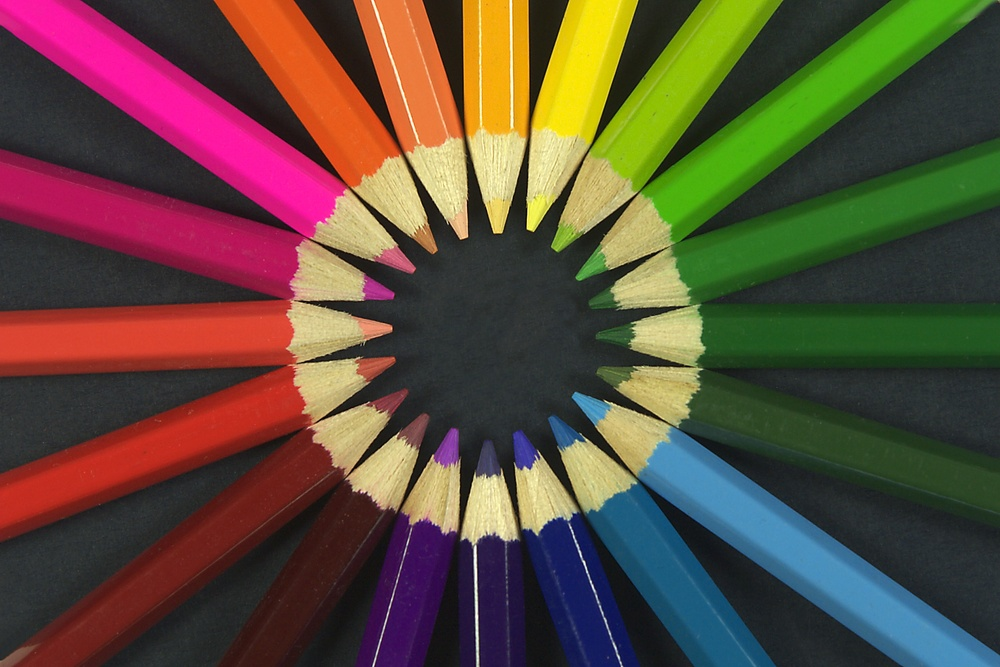
//> input picture lab1a/images/th.jpeg, 1000 x 667 px, shrunk from 1884 x 1256 before the run
$ ./conv3D -input=images/th.jpeg   (built with g++ and OpenCV 4)
//> lines starting //> are read from the running program, lines starting //| are printed output that depends on the picture
// OpenCV
#include <opencv2/core/core.hpp>
#include <opencv2/highgui/highgui.hpp>
#include <opencv2/imgproc/imgproc.hpp>

// std:
#include <fstream>
#include <iostream>
#include <string>

bool checkOddKernel(const cv::Mat &krn)
{
	if (krn.cols % 2 != 0 && krn.rows % 2 != 0)
		return true;
	else
		return false;
}

void addZeroPadding(const cv::Mat &src, cv::Mat &padded, const int padH, const int padW)
{
	padded = cv::Mat(src.rows + 2 * padH, src.cols + 2 * padW, src.type(), cv::Scalar(0));

	for (int v = padH; v < padded.rows - padH; ++v)
	{
		for (int u = padW; u < padded.cols - padW; ++u)
		{
			for (int k = 0; k < padded.channels(); ++k)
			{
				padded.at<cv::Vec3b>(v, u)[k] = src.at<cv::Vec3b>((v - padH), (u - padW))[k];
			}
		}
	}

	return;
}

void myfilter2D(const cv::Mat &src, const cv::Mat &krn, cv::Mat &out, int stride = 1)
{
	if (!checkOddKernel(krn))
	{
		std::cout << "ERRORE: il kernel deve essere dispari e quadrato." << std::endl;

		return;
	}

	int padH = (krn.rows - 1) / 2;
	int padW = (krn.cols - 1) / 2;

	cv::Mat padded;
	addZeroPadding(src, padded, padH, padW);

	/**
	 * output_height = (int) ((input height + padding height top + padding height bottom - kernel height) / (stride height) + 1)
	 * output_width = (int) ((input width + padding width right + padding width left - kernel width) / (stride width) + 1)
	 */
	out = cv::Mat((int)((src.rows + 2 * padH - krn.rows) / stride) + 1, (int)((src.cols + 2 * padW - krn.cols) / stride) + 1, CV_32SC3);

	float g_kl;
	float w_sum;

	for (int c = 0; c < out.channels(); ++c)
	{
		for (int v = 0; v < out.rows; ++v)
		{
			for (int u = 0; u < out.cols; ++u)
			{
				w_sum = 0.0;

				for (int k = 0; k < krn.rows; ++k)
				{
					for (int l = 0; l < krn.cols; ++l)
					{
						g_kl = krn.data[(l + k * krn.cols) * krn.elemSize()];
						w_sum += g_kl * (float)padded.data[(((u * stride) + l) + ((v * stride) + k) * padded.cols) * padded.elemSize() + c * padded.elemSize1()];
					}
				}

				out.data[(u + v * padded.cols) * out.elemSize() + c * out.elemSize1()] = w_sum;
			}
		}
	}

	return;
}

struct ArgumentList
{
	std::string image_name; //!< image file name
	int wait_t;				//!< waiting time
};

bool ParseInputs(ArgumentList &args, int argc, char **argv);

int main(int argc, char **argv)
{
	int frame_number = 0;
	char frame_name[256];
	bool exit_loop = false;
	int ksize = 5;
	int stride = 1;

	//////////////////////
	// parse argument list:
	//////////////////////
	ArgumentList args;
	if (!ParseInputs(args, argc, argv))
	{
		exit(0);
	}

	while (!exit_loop)
	{
		// generating file name
		//
		// multi frame case
		if (args.image_name.find('%') != std::string::npos)
			sprintf(frame_name, (const char *)(args.image_name.c_str()), frame_number);
		else // single frame case
			sprintf(frame_name, "%s", args.image_name.c_str());

		// opening file
		std::cout << "Opening " << frame_name << std::endl;

		cv::Mat image = cv::imread(frame_name);
//> image is the input picture: 667 rows x 1000 cols, CV_8UC3; mean B, G, R 58.7, 75, 92.9
		if (image.empty())
		{
			std::cout << "Unable to open " << frame_name << std::endl;
			return 1;
		}

		//////////////////////
		// processing code here

		cv::Mat grey;
		cv::cvtColor(image, grey, cv::COLOR_BGR2GRAY); // conversione dell'immagine da RGB a scala di grigi e salva il risultato in grey
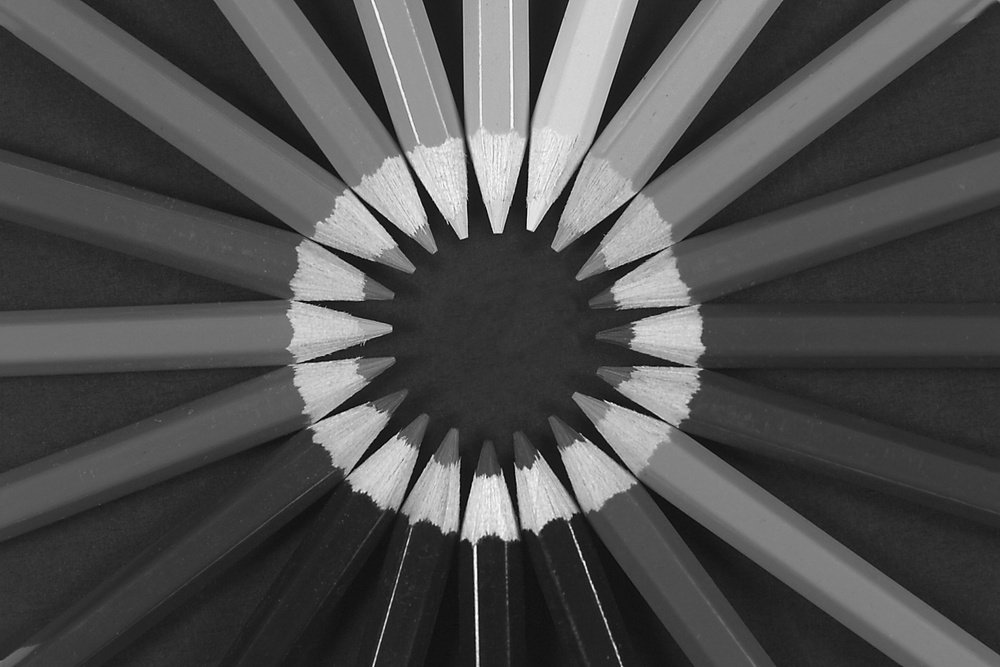
//> grey: 667 rows x 1000 cols, CV_8UC1; min 1, max 255, mean 78.5

		// custom convolution
		cv::Mat myfilter2Dresult;
		cv::Mat custom_kernel(ksize, ksize, CV_32FC1, 1.0 / (ksize * ksize));
		myfilter2D(grey, custom_kernel, myfilter2Dresult);
//> after the loop in addZeroPadding, `for (int v = padH; v < padded.rows - padH; ++v)`:
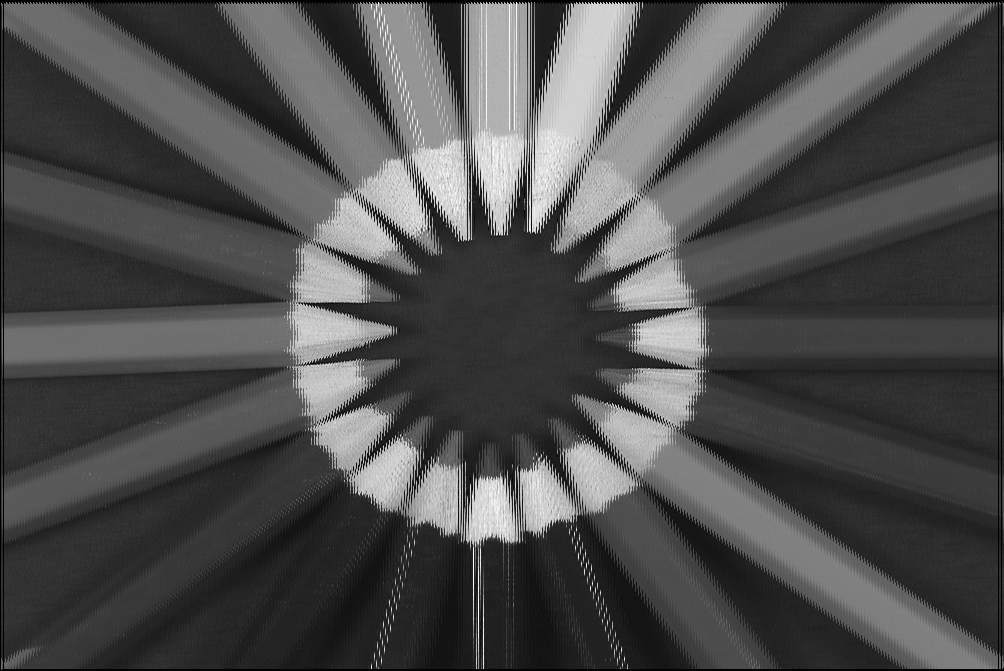
//> padded: 671 rows x 1004 cols, CV_8UC1; min 0, max 255, mean 77.6
//> the loop in myfilter2D, `for (int c = 0; c < out.channels(); ++c)` made 3 passes
//> w_sum on passes 1 to 3: 11540, 8310, 8250
//> after the loop in myfilter2D, `for (int c = 0; c < out.channels(); ++c)`:
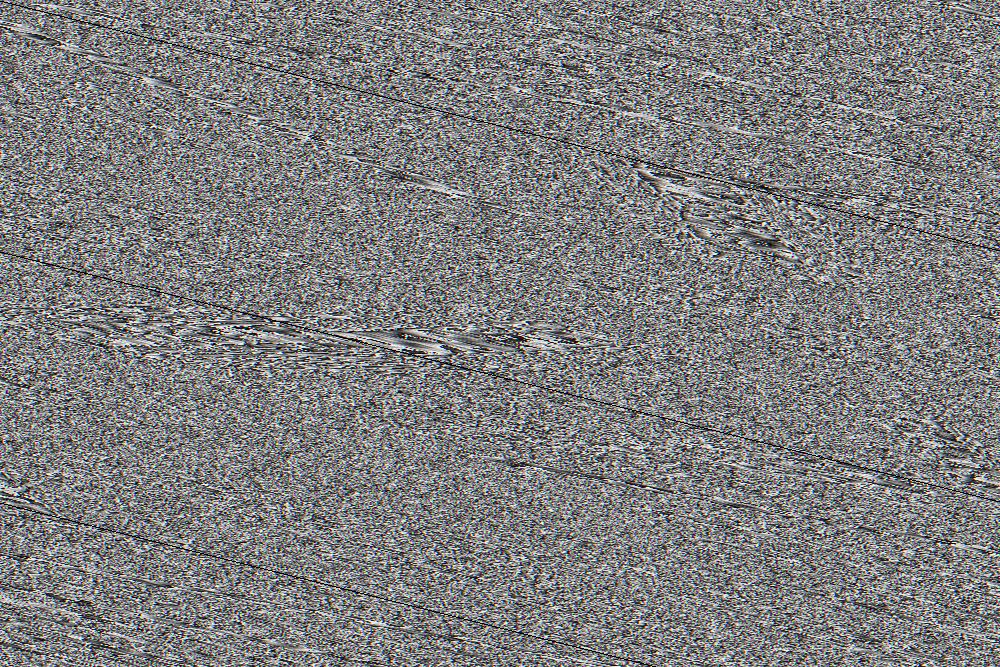
//> out: 667 rows x 1000 cols, CV_32SC3; mean B, G, R 126.4, 126.4, 126.4
//> after the loop in myfilter2D, `for (int c = 0; c < out.channels(); ++c)`: w_sum = 8250; g_kl = 10

		// cv::Mat convDisplay;
		// myfilter2Dresult.convertTo(convDisplay, CV_8UC3);

		// display image
		cv::namedWindow("original image", cv::WINDOW_NORMAL);
		cv::imshow("original image", image);

		// display image greyscale
		cv::namedWindow("grey", cv::WINDOW_NORMAL);
		cv::imshow("grey", grey);

		// // display custom convolution result
		// cv::namedWindow("myfilter2D conv", cv::WINDOW_NORMAL);
		// cv::imshow("myfilter2D conv", myfilter2Dresult);

		//////////////////////

		// wait for key or timeout
		unsigned char key = cv::waitKey(args.wait_t);
//> the 'q' key is pressed
		std::cout << "key " << int(key) << std::endl;

		// here you can implement some looping logic using key value:
		//  - pause
		//  - stop
		//  - step back
		//  - step forward
		//  - loop on the same frame

		switch (key)
		{
		case 's':
			if (stride != 1)
				--stride;
			std::cout << "Stride: " << stride << std::endl;
			break;
		case 'S':
			++stride;
			std::cout << "Stride: " << stride << std::endl;
			break;

		case 'c':
			cv::destroyAllWindows();
			break;
		case 'p':
			std::cout << "Mat = " << std::endl
					  << image << std::endl;
			break;
		case 'k':
		{
			static int sindex = 0;
			int values[] = {3, 5, 7, 11, 13};
			ksize = values[++sindex % 5];
			std::cout << "Setting Kernel size to: " << ksize << std::endl;
		}
		break;
		case 'g':
			break;
		case 'q':
			exit(0);
//> (the program exits here)

$ run again, on lab1a/images/smooth.png
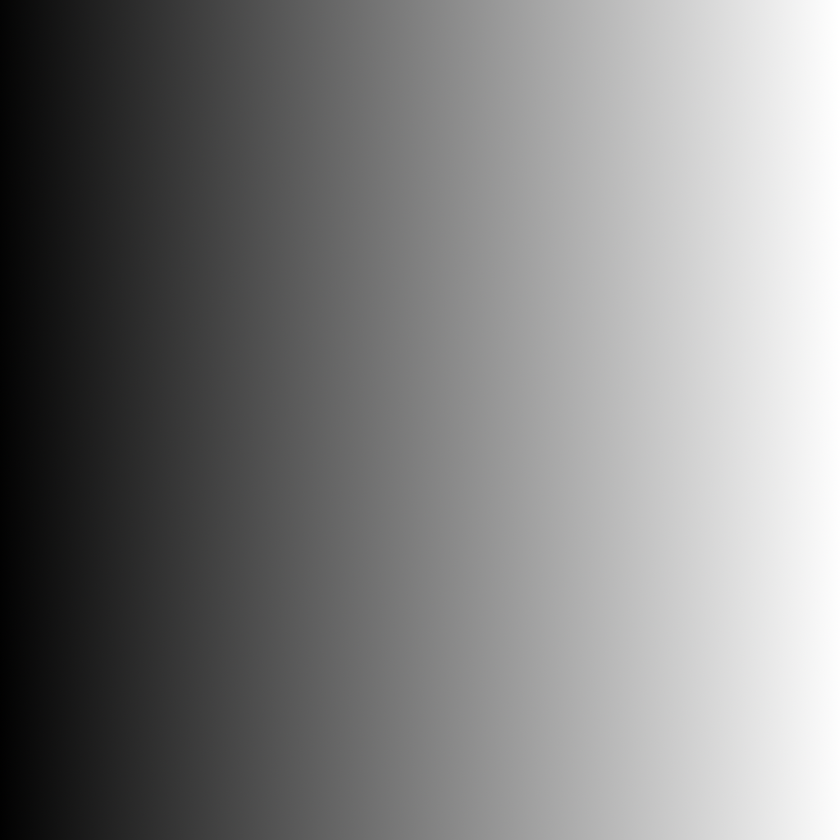
//> input picture lab1a/images/smooth.png, 840 x 840 px, shrunk from 1024 x 1024 before the run
//> image is the input picture: 840 rows x 840 cols, CV_8UC3; mean B, G, R 128.1, 128.2, 128.2
//> the loop in myfilter2D, `for (int c = 0; c < out.channels(); ++c)` made 3 passes
//> w_sum on passes 1 to 3: 22690, 15130, 7620
//> after the loop in myfilter2D, `for (int c = 0; c < out.channels(); ++c)`:
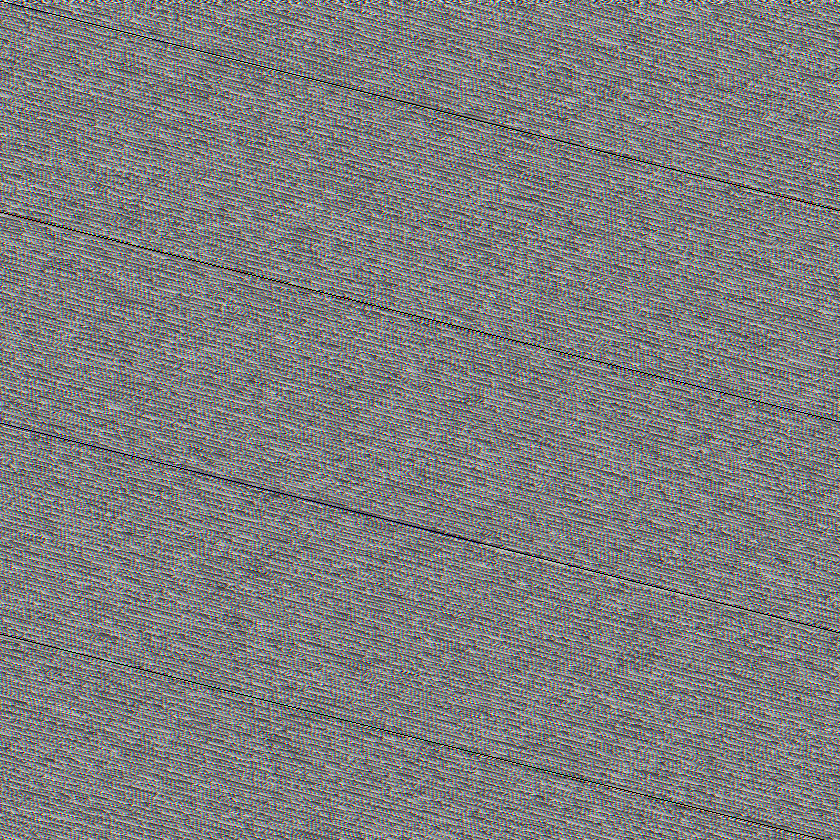
//> out: 840 rows x 840 cols, CV_32SC3; mean B, G, R 126.4, 126.5, 126.5
//> after the loop in myfilter2D, `for (int c = 0; c < out.channels(); ++c)`: w_sum = 7620; g_kl = 10
